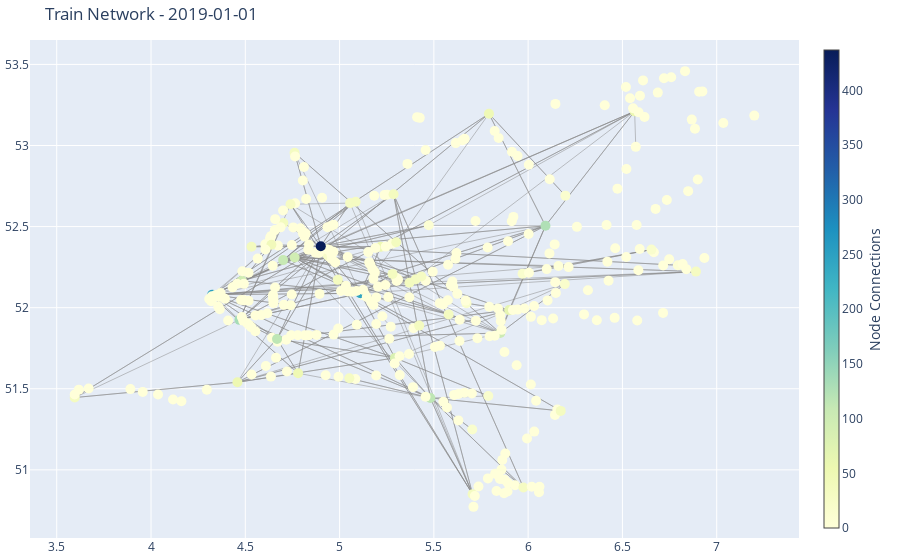

Here is the notebook cell this chart was saved with:
### Markdown cell above
# Example Graph for the First Day of the Dataset

### Code cell
# Example: Visualize graph for a specific date
def visualize_graph(date, G):  # Position nodes
    
    edge_x = []
    edge_y = []
    for edge in G.edges():
        x0, y0 = pos[edge[0]]
        x1, y1 = pos[edge[1]]
        edge_x.extend([x0, x1, None])
        edge_y.extend([y0, y1, None])
    
    edge_trace = go.Scatter(
        x=edge_x, y=edge_y,
        line=dict(width=0.5, color='#888'),
        hoverinfo='none',
        mode='lines'
    )
    
    node_x = []
    node_y = []
    for node in G.nodes():
        if node not in pos:
            node_x.append(5.5)
            node_y.append(52)
            continue
        x, y = pos[node]
        node_x.append(x)
        node_y.append(y)
    
    node_trace = go.Scatter(
        x=node_x, y=node_y,
        mode='markers',
        hoverinfo='text',
        marker=dict(
            showscale=True,
            colorscale='YlGnBu',
            size=10,
            colorbar=dict(
                thickness=15,
                title=dict(
                    text='Node Connections',
                    side='right'
                ),
                xanchor='left'
            )
        )
    )
    
    # Add node information
    node_text = []
    node_colors = []
    features = daily_features[date]
    for node in G.nodes():
        info = (f"Station: {node}<br>"
                f"Degree: {features[node]['degree']}<br>"
                f"Rides: {features[node]['weighted_degree']}<br>"
                f"Avg Distance: {features[node]['avg_distance']:.2f}")
        node_text.append(info)
        node_colors.append(features[node]['weighted_degree'])
    
    node_trace.text = node_text
    node_trace.marker.color = node_colors
    
    fig = go.Figure(
        data=[edge_trace, node_trace],
        layout=go.Layout(
            title=f'Train Network - {date}',
            showlegend=False,
            hovermode='closest',
            margin=dict(b=20,l=5,r=5,t=40),
        )
    )
    
    fig.show()

# Visualize for a specific date (example)
example_date = unique_dates[0]
visualize_graph(example_date, daily_graphs[example_date])

# # Print features for first date as example
# print(f"Node features for {example_date}:")
# for edge, features in daily_edge_features[example_date].items():
#     print(f"{node}: {features}")

### Figure 1 — Plotly figure (JSON) as saved in the notebook; plotly's stock layout.template omitted (floating-point values rounded to 4 significant figures; data arrays with more than 128 entries replaced by an {"elided": "..."} marker saying what was removed)
{"data": [{"hoverinfo": "none", "line": {"color": "#888", "width": 0.5}, "mode": "lines", "type": "scatter", "x": {"elided": "732 float values"}, "y": {"elided": "732 float values"}}, {"hoverinfo": "text", "marker": {"color": {"elided": "343 int values"}, "colorbar": {"thickness": 15, "title": {"side": "right", "text": "Node Connections"}, "xanchor": "left"}, "colorscale": [[0, "rgb(255,255,217)"], [0.125, "rgb(237,248,177)"], [0.25, "rgb(199,233,180)"], [0.375, "rgb(127,205,187)"], [0.5, "rgb(65,182,196)"], [0.625, "rgb(29,145,192)"], [0.75, "rgb(34,94,168)"], [0.875, "rgb(37,52,148)"], [1, "rgb(8,29,88)"]], "showscale": true, "size": 10}, "mode": "markers", "text": {"elided": "343 str values"}, "type": "scatter", "x": {"elided": "343 float values"}, "y": {"elided": "343 float values"}}], "layout": {"hovermode": "closest", "margin": {"b": 20, "l": 5, "r": 5, "t": 40}, "showlegend": false, "title": {"text": "Train Network - 2019-01-01"}}}
